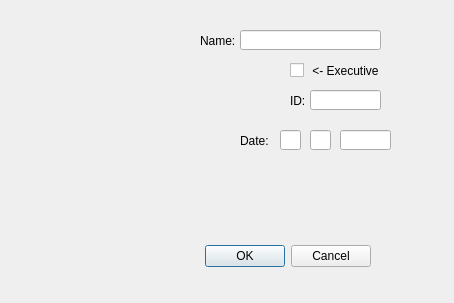
<?xml version="1.0" encoding="UTF-8"?>
<ui version="4.0">
 <class>Dialog</class>
 <widget class="QDialog" name="Dialog">
  <property name="geometry">
   <rect>
    <x>0</x>
    <y>0</y>
    <width>454</width>
    <height>303</height>
   </rect>
  </property>
  <property name="windowTitle">
   <string>Add a new member</string>
  </property>
  <widget class="QDialogButtonBox" name="buttonBox">
   <property name="geometry">
    <rect>
     <x>30</x>
     <y>240</y>
     <width>341</width>
     <height>32</height>
    </rect>
   </property>
   <property name="orientation">
    <enum>Qt::Horizontal</enum>
   </property>
   <property name="standardButtons">
    <set>QDialogButtonBox::Cancel|QDialogButtonBox::Ok</set>
   </property>
  </widget>
  <widget class="QLineEdit" name="NameEdit">
   <property name="geometry">
    <rect>
     <x>240</x>
     <y>30</y>
     <width>141</width>
     <height>20</height>
    </rect>
   </property>
  </widget>
  <widget class="QLineEdit" name="YearEdit">
   <property name="geometry">
    <rect>
     <x>340</x>
     <y>130</y>
     <width>51</width>
     <height>20</height>
    </rect>
   </property>
  </widget>
  <widget class="QLineEdit" name="IdEdit">
   <property name="geometry">
    <rect>
     <x>310</x>
     <y>90</y>
     <width>71</width>
     <height>20</height>
    </rect>
   </property>
  </widget>
  <widget class="QCheckBox" name="checkBox">
   <property name="geometry">
    <rect>
     <x>290</x>
     <y>60</y>
     <width>91</width>
     <height>21</height>
    </rect>
   </property>
   <property name="text">
    <string> &lt;- Executive</string>
   </property>
  </widget>
  <widget class="QLineEdit" name="DayEdit">
   <property name="geometry">
    <rect>
     <x>310</x>
     <y>130</y>
     <width>21</width>
     <height>20</height>
    </rect>
   </property>
  </widget>
  <widget class="QLineEdit" name="MonthEdit">
   <property name="geometry">
    <rect>
     <x>280</x>
     <y>130</y>
     <width>21</width>
     <height>20</height>
    </rect>
   </property>
  </widget>
  <widget class="QLabel" name="label">
   <property name="geometry">
    <rect>
     <x>200</x>
     <y>30</y>
     <width>41</width>
     <height>21</height>
    </rect>
   </property>
   <property name="text">
    <string>Name: </string>
   </property>
  </widget>
  <widget class="QLabel" name="label_2">
   <property name="geometry">
    <rect>
     <x>240</x>
     <y>130</y>
     <width>31</width>
     <height>21</height>
    </rect>
   </property>
   <property name="text">
    <string>Date: </string>
   </property>
  </widget>
  <widget class="QLabel" name="label_3">
   <property name="geometry">
    <rect>
     <x>290</x>
     <y>90</y>
     <width>21</width>
     <height>21</height>
    </rect>
   </property>
   <property name="text">
    <string>ID:</string>
   </property>
  </widget>
 </widget>
 <resources/>
 <connections>
  <connection>
   <sender>buttonBox</sender>
   <signal>accepted()</signal>
   <receiver>Dialog</receiver>
   <slot>accept()</slot>
   <hints>
    <hint type="sourcelabel">
     <x>248</x>
     <y>254</y>
    </hint>
    <hint type="destinationlabel">
     <x>157</x>
     <y>274</y>
    </hint>
   </hints>
  </connection>
  <connection>
   <sender>buttonBox</sender>
   <signal>rejected()</signal>
   <receiver>Dialog</receiver>
   <slot>reject()</slot>
   <hints>
    <hint type="sourcelabel">
     <x>316</x>
     <y>260</y>
    </hint>
    <hint type="destinationlabel">
     <x>286</x>
     <y>274</y>
    </hint>
   </hints>
  </connection>
 </connections>
</ui>
